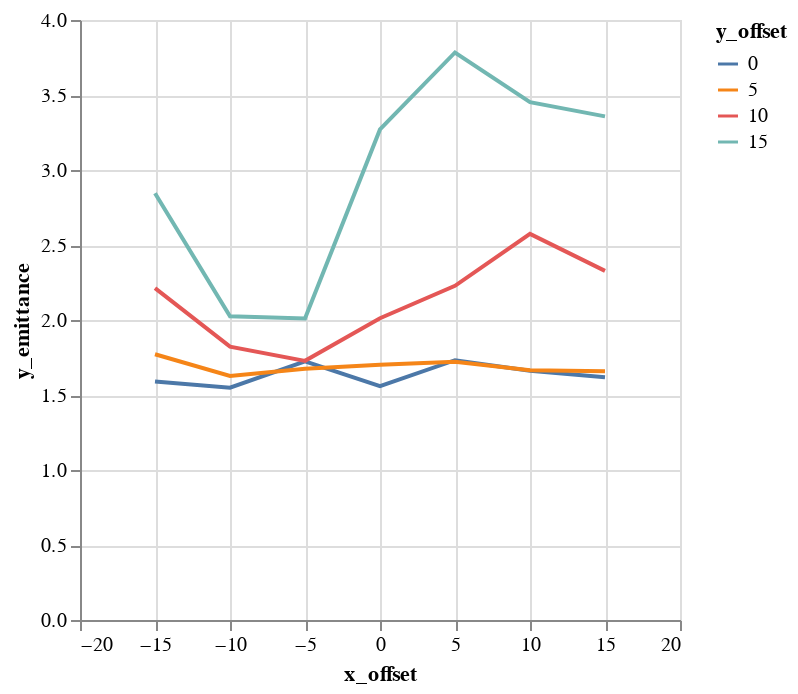

Write notebook code for a chart like this one.
### Code cell
alt.Chart(emit_df).mark_line().encode(
    color='y_offset:N',
    x='x_offset',
    y='y_emittance',
)

### Figure 1 — Vega-Lite specification as saved in the notebook (floating-point values rounded to 4 significant figures)
{"$schema": "https://vega.github.io/schema/vega-lite/v1.2.1.json", "data": {"values": [{"losses": 0, "relbeta": 0.002308, "sourceID": 16777222, "sourceName": "x_-15_y_0", "x_emittance": 1.857, "x_emittance_rel": 1.145, "x_norm_emittance": 0.004287, "x_offset": -15, "y_emittance": 1.589, "y_emittance_rel": 1.011, "y_norm_emittance": 0.003669, "y_offset": 0}, {"losses": 0, "relbeta": 0.002308, "sourceID": 16777229, "sourceName": "x_-15_y_5", "x_emittance": 1.986, "x_emittance_rel": 1.247, "x_norm_emittance": 0.004584, "x_offset": -15, "y_emittance": 1.771, "y_emittance_rel": 1.112, "y_norm_emittance": 0.004089, "y_offset": 5}, {"losses": 0, "relbeta": 0.002308, "sourceID": 16777236, "sourceName": "x_-15_y_10", "x_emittance": 2.371, "x_emittance_rel": 1.466, "x_norm_emittance": 0.005474, "x_offset": -15, "y_emittance": 2.212, "y_emittance_rel": 1.385, "y_norm_emittance": 0.005107, "y_offset": 10}, {"losses": 1, "relbeta": 0.002308, "sourceID": 16777243, "sourceName": "x_-15_y_15", "x_emittance": 3.241, "x_emittance_rel": 1.94, "x_norm_emittance": 0.007482, "x_offset": -15, "y_emittance": 2.845, "y_emittance_rel": 1.712, "y_norm_emittance": 0.006567, "y_offset": 15}, {"losses": 0, "relbeta": 0.002308, "sourceID": 16777220, "sourceName": "x_-10_y_0", "x_emittance": 1.622, "x_emittance_rel": 1.019, "x_norm_emittance": 0.003745, "x_offset": -10, "y_emittance": 1.549, "y_emittance_rel": 0.9977, "y_norm_emittance": 0.003576, "y_offset": 0}, {"losses": 0, "relbeta": 0.002308, "sourceID": 16777227, "sourceName": "x_-10_y_5", "x_emittance": 1.652, "x_emittance_rel": 1.024, "x_norm_emittance": 0.003812, "x_offset": -10, "y_emittance": 1.626, "y_emittance_rel": 1.029, "y_norm_emittance": 0.003754, "y_offset": 5}, {"losses": 0, "relbeta": 0.002308, "sourceID": 16777234, "sourceName": "x_-10_y_10", "x_emittance": 1.645, "x_emittance_rel": 1.107, "x_norm_emittance": 0.003798, "x_offset": -10, "y_emittance": 1.822, "y_emittance_rel": 1.094, "y_norm_emittance": 0.004206, "y_offset": 10}, {"losses": 0, "relbeta": 0.002308, "sourceID": 16777241, "sourceName": "x_-10_y_15", "x_emittance": 1.734, "x_emittance_rel": 1.196, "x_norm_emittance": 0.004004, "x_offset": -10, "y_emittance": 2.025, "y_emittance_rel": 1.239, "y_norm_emittance": 0.004674, "y_offset": 15}, {"losses": 0, "relbeta": 0.002308, "sourceID": 16777218, "sourceName": "x_-5_y_0", "x_emittance": 1.686, "x_emittance_rel": 1.006, "x_norm_emittance": 0.003891, "x_offset": -5, "y_emittance": 1.724, "y_emittance_rel": 1.004, "y_norm_emittance": 0.00398, "y_offset": 0}, {"losses": 0, "relbeta": 0.002308, "sourceID": 16777225, "sourceName": "x_-5_y_5", "x_emittance": 1.57, "x_emittance_rel": 1.03, "x_norm_emittance": 0.003624, "x_offset": -5, "y_emittance": 1.676, "y_emittance_rel": 1.031, "y_norm_emittance": 0.003868, "y_offset": 5}, {"losses": 0, "relbeta": 0.002308, "sourceID": 16777232, "sourceName": "x_-5_y_10", "x_emittance": 1.654, "x_emittance_rel": 1.094, "x_norm_emittance": 0.003818, "x_offset": -5, "y_emittance": 1.728, "y_emittance_rel": 1.118, "y_norm_emittance": 0.003988, "y_offset": 10}, {"losses": 0, "relbeta": 0.002308, "sourceID": 16777239, "sourceName": "x_-5_y_15", "x_emittance": 2.268, "x_emittance_rel": 1.341, "x_norm_emittance": 0.005235, "x_offset": -5, "y_emittance": 2.01, "y_emittance_rel": 1.336, "y_norm_emittance": 0.00464, "y_offset": 15}, {"losses": 0, "relbeta": 0.002308, "sourceID": 16777216, "sourceName": "x_0_y_0", "x_emittance": 1.563, "x_emittance_rel": 1.015, "x_norm_emittance": 0.003608, "x_offset": 0, "y_emittance": 1.559, "y_emittance_rel": 1.014, "y_norm_emittance": 0.003598, "y_offset": 0}, {"losses": 0, "relbeta": 0.002308, "sourceID": 16777223, "sourceName": "x_0_y_5", "x_emittance": 1.646, "x_emittance_rel": 1.069, "x_norm_emittance": 0.0038, "x_offset": 0, "y_emittance": 1.702, "y_emittance_rel": 1.109, "y_norm_emittance": 0.003929, "y_offset": 5}, {"losses": 0, "relbeta": 0.002308, "sourceID": 16777230, "sourceName": "x_0_y_10", "x_emittance": 1.877, "x_emittance_rel": 1.338, "x_norm_emittance": 0.004333, "x_offset": 0, "y_emittance": 2.011, "y_emittance_rel": 1.363, "y_norm_emittance": 0.004643, "y_offset": 10}, {"losses": 0, "relbeta": 0.002308, "sourceID": 16777237, "sourceName": "x_0_y_15", "x_emittance": 3.421, "x_emittance_rel": 1.935, "x_norm_emittance": 0.007897, "x_offset": 0, "y_emittance": 3.27, "y_emittance_rel": 2.028, "y_norm_emittance": 0.007549, "y_offset": 15}, {"losses": 0, "relbeta": 0.002308, "sourceID": 16777217, "sourceName": "x_5_y_0", "x_emittance": 1.619, "x_emittance_rel": 1.045, "x_norm_emittance": 0.003737, "x_offset": 5, "y_emittance": 1.732, "y_emittance_rel": 1.035, "y_norm_emittance": 0.003999, "y_offset": 0}, {"losses": 0, "relbeta": 0.002308, "sourceID": 16777224, "sourceName": "x_5_y_5", "x_emittance": 1.903, "x_emittance_rel": 1.188, "x_norm_emittance": 0.004394, "x_offset": 5, "y_emittance": 1.722, "y_emittance_rel": 1.169, "y_norm_emittance": 0.003976, "y_offset": 5}, {"losses": 0, "relbeta": 0.002308, "sourceID": 16777231, "sourceName": "x_5_y_10", "x_emittance": 2.345, "x_emittance_rel": 1.604, "x_norm_emittance": 0.005414, "x_offset": 5, "y_emittance": 2.228, "y_emittance_rel": 1.398, "y_norm_emittance": 0.005144, "y_offset": 10}, {"losses": 0, "relbeta": 0.002308, "sourceID": 16777238, "sourceName": "x_5_y_15", "x_emittance": 3.764, "x_emittance_rel": 2.355, "x_norm_emittance": 0.008688, "x_offset": 5, "y_emittance": 3.784, "y_emittance_rel": 2.404, "y_norm_emittance": 0.008734, "y_offset": 15}, {"losses": 0, "relbeta": 0.002308, "sourceID": 16777219, "sourceName": "x_10_y_0", "x_emittance": 1.657, "x_emittance_rel": 1.091, "x_norm_emittance": 0.003825, "x_offset": 10, "y_emittance": 1.662, "y_emittance_rel": 1.039, "y_norm_emittance": 0.003837, "y_offset": 0}, {"losses": 0, "relbeta": 0.002308, "sourceID": 16777226, "sourceName": "x_10_y_5", "x_emittance": 1.757, "x_emittance_rel": 1.214, "x_norm_emittance": 0.004057, "x_offset": 10, "y_emittance": 1.664, "y_emittance_rel": 1.105, "y_norm_emittance": 0.003842, "y_offset": 5}, {"losses": 0, "relbeta": 0.002308, "sourceID": 16777233, "sourceName": "x_10_y_10", "x_emittance": 3.049, "x_emittance_rel": 1.749, "x_norm_emittance": 0.007039, "x_offset": 10, "y_emittance": 2.574, "y_emittance_rel": 1.596, "y_norm_emittance": 0.005943, "y_offset": 10}, {"losses": 0, "relbeta": 0.002308, "sourceID": 16777240, "sourceName": "x_10_y_15", "x_emittance": 3.729, "x_emittance_rel": 2.371, "x_norm_emittance": 0.008608, "x_offset": 10, "y_emittance": 3.452, "y_emittance_rel": 2.284, "y_norm_emittance": 0.007969, "y_offset": 15}, {"losses": 0, "relbeta": 0.002308, "sourceID": 16777221, "sourceName": "x_15_y_0", "x_emittance": 2.088, "x_emittance_rel": 1.393, "x_norm_emittance": 0.004819, "x_offset": 15, "y_emittance": 1.618, "y_emittance_rel": 1.025, "y_norm_emittance": 0.003735, "y_offset": 0}, {"losses": 1, "relbeta": 0.002308, "sourceID": 16777228, "sourceName": "x_15_y_5", "x_emittance": 2.181, "x_emittance_rel": 1.388, "x_norm_emittance": 0.005035, "x_offset": 15, "y_emittance": 1.658, "y_emittance_rel": 1.116, "y_norm_emittance": 0.003826, "y_offset": 5}, {"losses": 0, "relbeta": 0.002308, "sourceID": 16777235, "sourceName": "x_15_y_10", "x_emittance": 2.567, "x_emittance_rel": 1.582, "x_norm_emittance": 0.005926, "x_offset": 15, "y_emittance": 2.328, "y_emittance_rel": 1.441, "y_norm_emittance": 0.005373, "y_offset": 10}, {"losses": 0, "relbeta": 0.002308, "sourceID": 16777242, "sourceName": "x_15_y_15", "x_emittance": 3.341, "x_emittance_rel": 2.205, "x_norm_emittance": 0.007711, "x_offset": 15, "y_emittance": 3.357, "y_emittance_rel": 2.115, "y_norm_emittance": 0.00775, "y_offset": 15}]}, "encoding": {"color": {"field": "y_offset", "type": "nominal"}, "x": {"field": "x_offset", "type": "quantitative"}, "y": {"field": "y_emittance", "type": "quantitative"}}, "mark": "line"}
